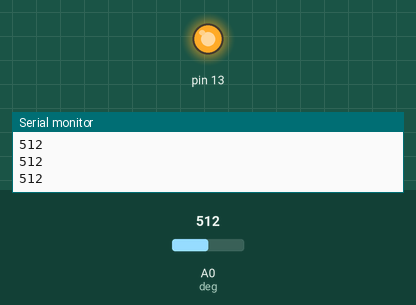
Recording of a sketch running on a simulated Arduino Uno, built with avr-gcc and run on an emulated ATmega328P. Parts: output pins drawn as LEDs (lit = HIGH), the last lines printed to the serial monitor. The inputs (shaded band) are chosen by the test bench; at power-on: A0 (deg) = 512.

Above: at 1.2 s.
1.3 s: A0 (deg) set to 21
2.8 s: A0 (deg) set to 17
At 3.6 s:
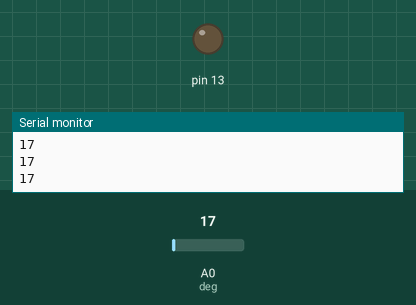
4.3 s: A0 (deg) set to 122
At 5.6 s:
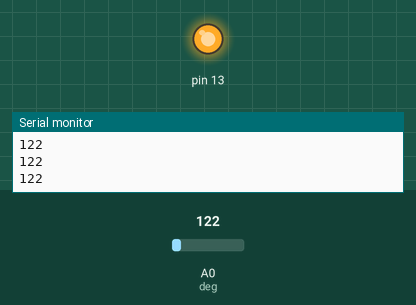
5.9 s: A0 (deg) set to 8
At 7.0 s:
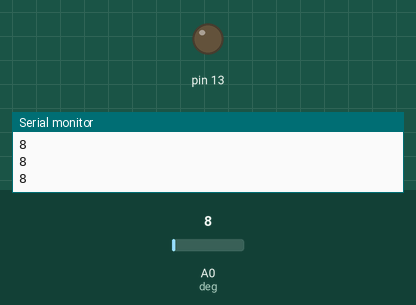
Timing chart, 0 to 8.5 s (numbered marks = the images above; inputs shaded):
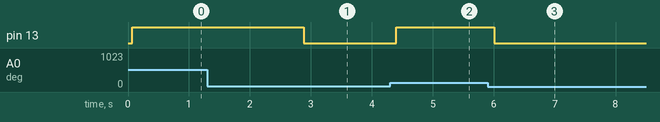

Measured:
- the behaviour switches between 19 and 18 on A0 (deg) (found by bisection; images 0 and 1)
- after the input at 2.8 s, pin 13: HIGH → LOW after 0.08 s
- after the input at 4.3 s, pin 13: LOW → HIGH after 0.10 s
- after the input at 5.9 s, pin 13: HIGH → LOW after 0.11 s

The sketch:

sesle_led.ino
```cpp
int andeg =0;
int deg =A0;

void setup() {
 Serial.begin(9600);
pinMode(13 ,OUTPUT);
}

void loop() {
  andeg=analogRead(deg);
  Serial.println(andeg);
  delay(70);
  if (andeg>18)
  {
    digitalWrite(13 ,HIGH);
    delay(10);
  }
else{
  digitalWrite(13 ,LOW);
  delay(10);
}
}
```
